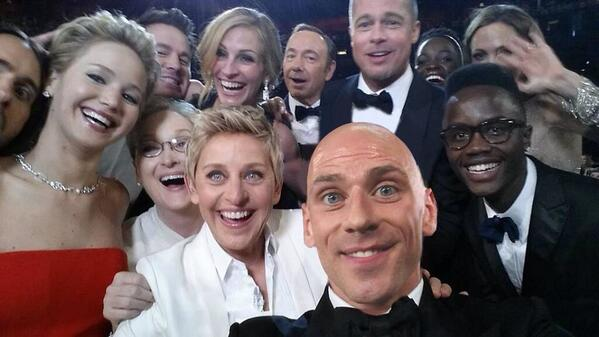
#> input picture Haar Cascade Classifier/img.jpg, 599 x 337 px, found by its file name
$ jupyter execute 'haar cascade classifier.ipynb'
#> lines starting #> are read from the running program, lines starting #| are printed output that depends on the picture; after the words box and inside, x2 and y2 are one past the last pixel; in counts of white or black regions, pixels touching at a corner belong together
[cell 1]
import cv2
import numpy as np
from matplotlib import pyplot as plt

# Define our imshow function
def imshow(title = "Image", image = None, size = 10):
    w, h = image.shape[0], image.shape[1]
    aspect_ratio = w/h
    plt.figure(figsize=(size * aspect_ratio,size))
    plt.imshow(cv2.cvtColor(image, cv2.COLOR_BGR2RGB))
    plt.title(title)
    plt.show()

FACE detection

[cell 2]
face_classifier= cv2.CascadeClassifier('haarcascade_frontalface_default.xml')
image= cv2.imread('Artifacts\Images\img.jpg')
#> image is the input picture: shape (337, 599, 3); mean B, G, R 93.9, 91.6, 105.8
gray= cv2.cvtColor(image, cv2.COLOR_BGR2GRAY)
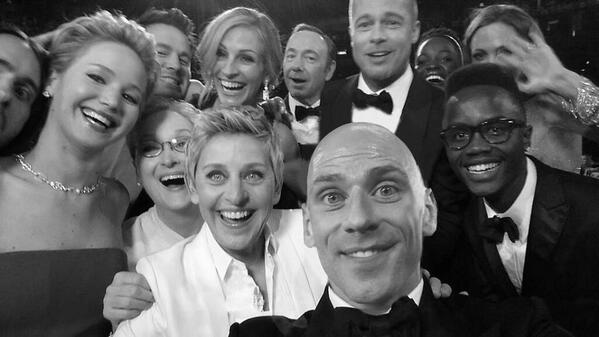
#> gray: shape (337, 599); min 0, max 255, mean 96.1
faces= face_classifier.detectMultiScale(gray, scaleFactor=1.1, minNeighbors= 4)
#> faces = [[272, 32, 60, 60], [345, 1, 64, 64], [198, 30, 70, 70], [184, 136, 102, 102], [32, 40, 95, 95], [284, 131, 151, 151]]
for (x,y,w,h) in faces:
    cv2.rectangle(image, (x,y), (x+w, y+h), (0,255,0), 2)
#> this loop made 6 passes
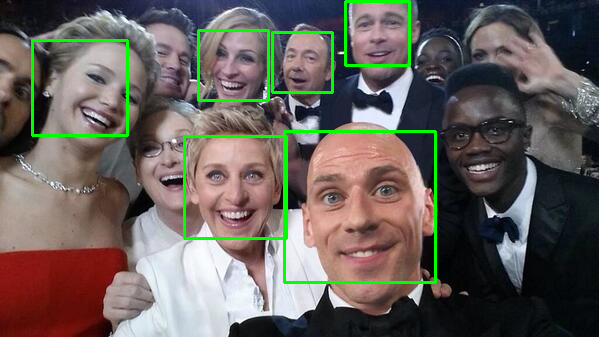
#> image: shape (337, 599, 3); 3.15% of pixels changed, all inside (x1, y1, x2, y2) = (31, 0, 437, 284)
imshow('Face Detection', image)

Eyes detection

[cell 3]
face_classifier= cv2.CascadeClassifier('haarcascade_frontalface_default.xml')
eye_classifier= cv2.CascadeClassifier('haarcascade_eye.xml')
image= cv2.imread('Artifacts\Images\jony.png')
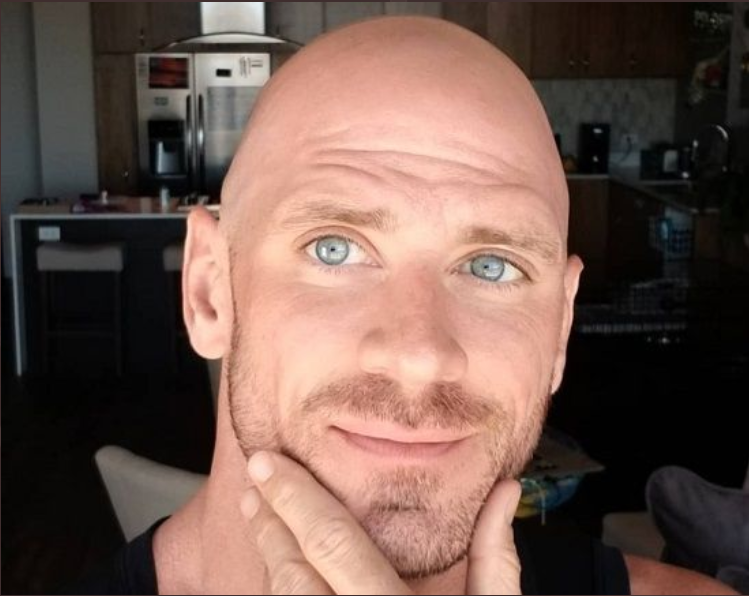
#> input picture Haar Cascade Classifier/jony.png, 749 x 596 px, found by its file name
#> image is the input picture: shape (596, 749, 3); mean B, G, R 79.1, 88.2, 113.4
gray= cv2.cvtColor(image, cv2.COLOR_BGR2GRAY)
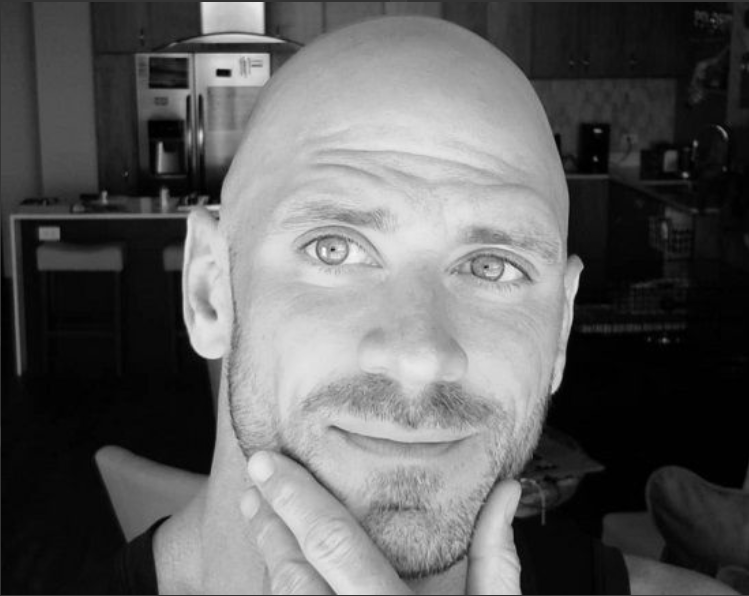
#> gray: shape (596, 749); min 0, max 253, mean 94.7
faces= face_classifier.detectMultiScale(gray, scaleFactor=1.1, minNeighbors= 4)
#> faces = [[175, 69, 464, 464]]
for (x,y,w,h) in faces:
    cv2.rectangle(image, (x,y), (x+w, y+h), (0,255,0), 2)
    roi_gray= gray[y:y+h, x:x+w]
    roi_color= image[y:y+h, x:x+w]
    eyes= eye_classifier.detectMultiScale(roi_gray, scaleFactor=1.1, minNeighbors= 30)
    for (ex,ey,ew,eh) in eyes:
        cv2.rectangle(roi_color, (ex,ey), (ex+ew, ey+eh), (255,0,0), 2)
#> this loop made 1 pass
#> (x, y, w, h, eyes) on pass 1: (175, 69, 464, 464, [[113, 145, 70, 70], [276, 162, 74, 74]])
#> pass 1, `roi_gray= gray[y:y+h, x:x+w]`:
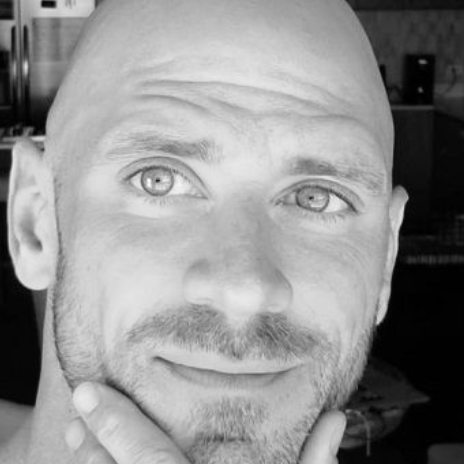
#> roi_gray: shape (464, 464); min 0, max 253, mean 143.5
#> pass 1, `roi_color= image[y:y+h, x:x+w]`:
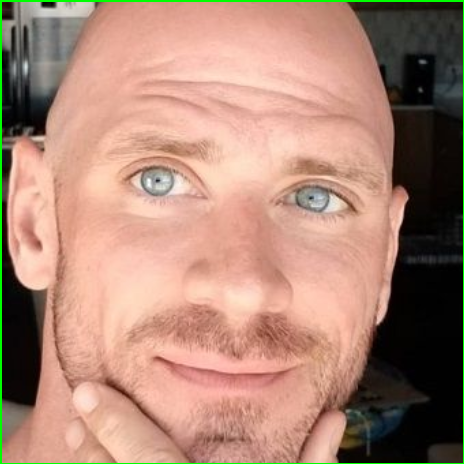
#> roi_color: shape (464, 464, 3); mean B, G, R 117.5, 135, 173.1
#> after the loop:
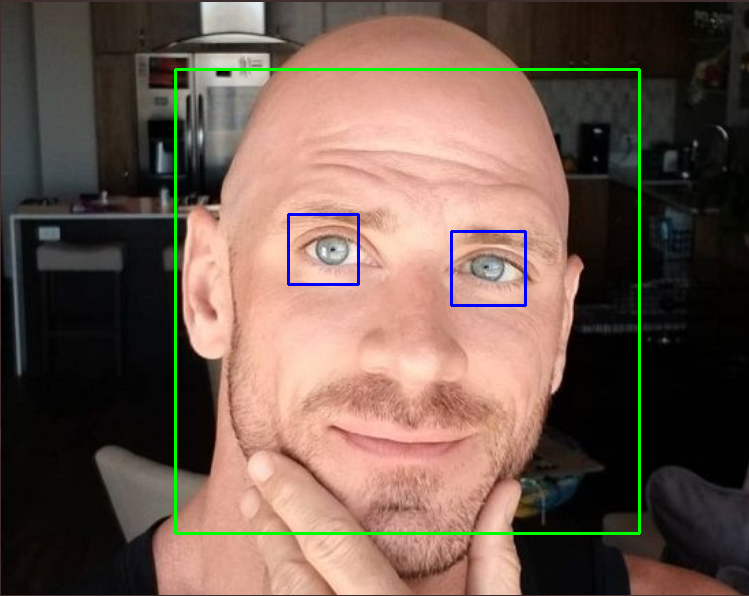
#> image: shape (596, 749, 3); 1.63% of pixels changed, all inside (x1, y1, x2, y2) = (174, 68, 641, 535)
#> after the loop:
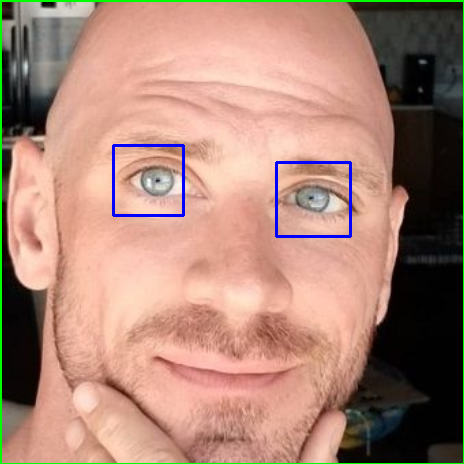
#> roi_color: shape (464, 464, 3); 0.8% of pixels changed, all inside (x1, y1, x2, y2) = (112, 144, 352, 238)
imshow('Eye Detection', image)
